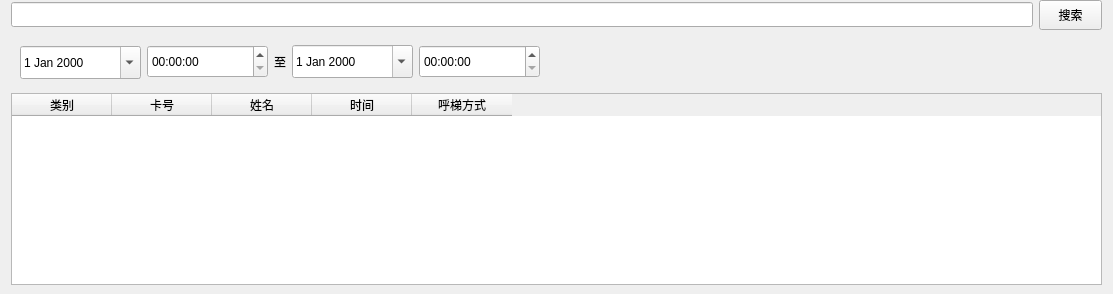
     <widget class="QWidget" name="page_cardlog">
      <layout class="QVBoxLayout" name="verticalLayout_21">
       <property name="topMargin">
        <number>0</number>
       </property>
       <property name="bottomMargin">
        <number>9</number>
       </property>
       <item>
        <layout class="QHBoxLayout" name="horizontalLayout_28">
         <item>
          <widget class="QLineEdit" name="lineEdit_7">
           <property name="minimumSize">
            <size>
             <width>0</width>
             <height>25</height>
            </size>
           </property>
           <property name="maximumSize">
            <size>
             <width>16777215</width>
             <height>25</height>
            </size>
           </property>
          </widget>
         </item>
         <item>
          <widget class="QPushButton" name="btn_cardlog_search">
           <property name="minimumSize">
            <size>
             <width>63</width>
             <height>30</height>
            </size>
           </property>
           <property name="maximumSize">
            <size>
             <width>63</width>
             <height>30</height>
            </size>
           </property>
           <property name="text">
            <string>搜索</string>
           </property>
          </widget>
         </item>
        </layout>
       </item>
       <item>
        <widget class="QWidget" name="widget_datetime" native="true">
         <layout class="QHBoxLayout" name="horizontalLayout_8">
          <item>
           <widget class="QDateEdit" name="dateEdit_start">
            <property name="minimumSize">
             <size>
              <width>121</width>
              <height>33</height>
             </size>
            </property>
            <property name="maximumSize">
             <size>
              <width>100</width>
              <height>30</height>
             </size>
            </property>
            <property name="styleSheet">
             <string notr="true"/>
            </property>
            <property name="calendarPopup">
             <bool>true</bool>
            </property>
           </widget>
          </item>
          <item>
           <widget class="QTimeEdit" name="timeEdit_start">
            <property name="minimumSize">
             <size>
              <width>121</width>
              <height>33</height>
             </size>
            </property>
            <property name="maximumSize">
             <size>
              <width>121</width>
              <height>33</height>
             </size>
            </property>
           </widget>
          </item>
          <item>
           <widget class="QLabel" name="label_19">
            <property name="text">
             <string>至</string>
            </property>
           </widget>
          </item>
          <item>
           <widget class="QDateEdit" name="dateEdit_end">
            <property name="minimumSize">
             <size>
              <width>121</width>
              <height>33</height>
             </size>
            </property>
            <property name="maximumSize">
             <size>
              <width>121</width>
              <height>33</height>
             </size>
            </property>
            <property name="calendarPopup">
             <bool>true</bool>
            </property>
           </widget>
          </item>
          <item>
           <widget class="QTimeEdit" name="timeEdit_end">
            <property name="minimumSize">
             <size>
              <width>121</width>
              <height>33</height>
             </size>
            </property>
            <property name="maximumSize">
             <size>
              <width>121</width>
              <height>33</height>
             </size>
            </property>
           </widget>
          </item>
          <item>
           <spacer name="horizontalSpacer_16">
            <property name="orientation">
             <enum>Qt::Horizontal</enum>
            </property>
            <property name="sizeHint" stdset="0">
             <size>
              <width>553</width>
              <height>20</height>
             </size>
            </property>
           </spacer>
          </item>
         </layout>
        </widget>
       </item>
       <item>
        <widget class="QTableWidget" name="table_cardlog">
         <attribute name="verticalHeaderVisible">
          <bool>false</bool>
         </attribute>
         <column>
          <property name="text">
           <string>类别</string>
          </property>
         </column>
         <column>
          <property name="text">
           <string>卡号</string>
          </property>
         </column>
         <column>
          <property name="text">
           <string>姓名</string>
          </property>
         </column>
         <column>
          <property name="text">
           <string>时间</string>
          </property>
         </column>
         <column>
          <property name="text">
           <string>呼梯方式</string>
          </property>
         </column>
        </widget>
       </item>
      </layout>
     </widget>
